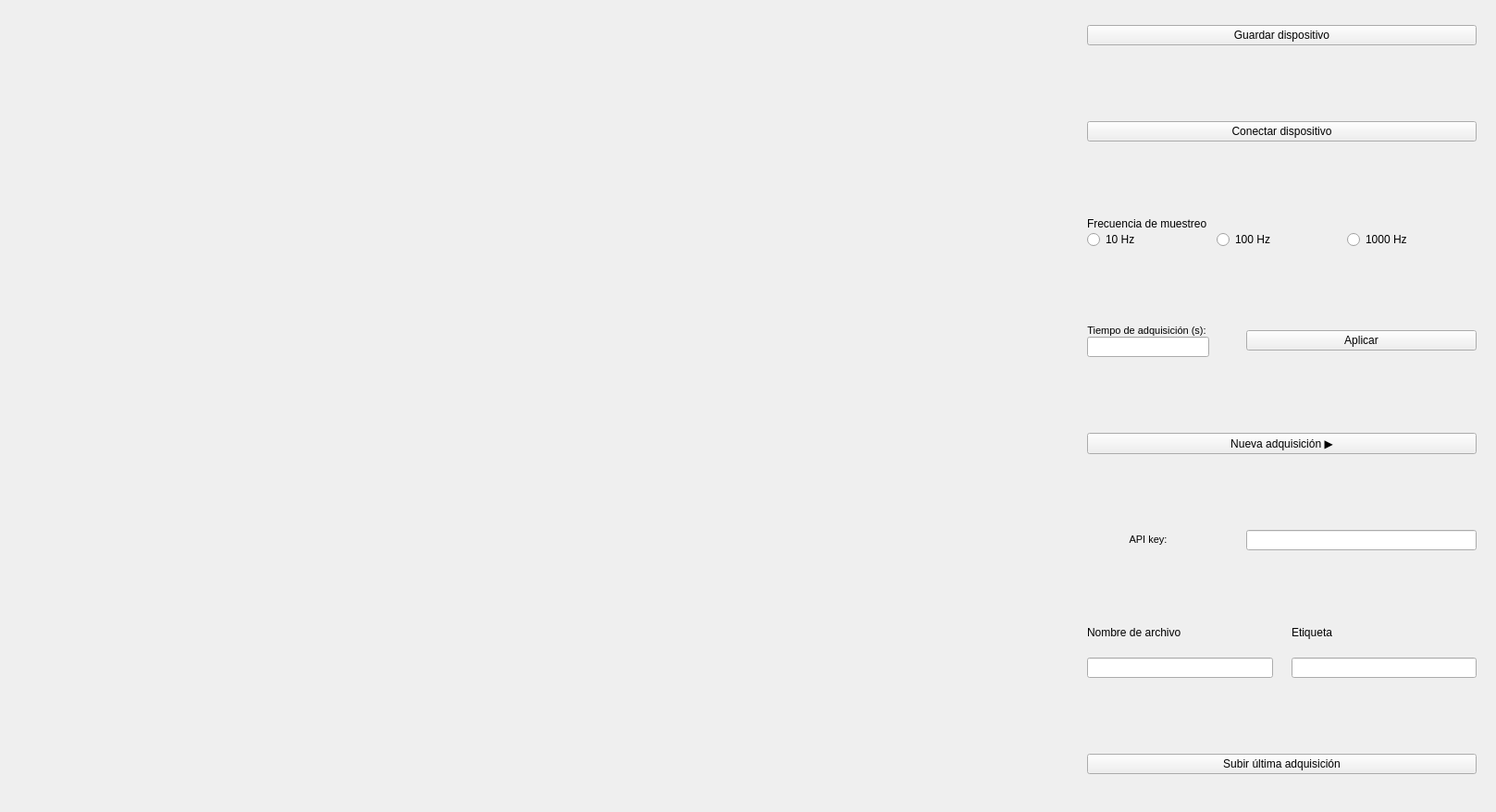
<?xml version="1.0" encoding="UTF-8"?>
<ui version="4.0">
 <class>MainWindow</class>
 <widget class="QMainWindow" name="MainWindow">
  <property name="enabled">
   <bool>true</bool>
  </property>
  <property name="geometry">
   <rect>
    <x>0</x>
    <y>0</y>
    <width>1617</width>
    <height>878</height>
   </rect>
  </property>
  <property name="minimumSize">
   <size>
    <width>800</width>
    <height>400</height>
   </size>
  </property>
  <property name="windowTitle">
   <string>MainWindow</string>
  </property>
  <widget class="QWidget" name="centralwidget">
   <widget class="QWidget" name="verticalLayoutWidget">
    <property name="geometry">
     <rect>
      <x>0</x>
      <y>70</y>
      <width>1151</width>
      <height>731</height>
     </rect>
    </property>
    <layout class="QVBoxLayout" name="plot_lay"/>
   </widget>
   <widget class="QWidget" name="gridLayoutWidget">
    <property name="geometry">
     <rect>
      <x>1160</x>
      <y>0</y>
      <width>451</width>
      <height>871</height>
     </rect>
    </property>
    <layout class="QGridLayout" name="main_grid" rowstretch="0,0,0,0,0,0,0,0,0,0,0">
     <property name="sizeConstraint">
      <enum>QLayout::SetDefaultConstraint</enum>
     </property>
     <property name="leftMargin">
      <number>15</number>
     </property>
     <property name="topMargin">
      <number>15</number>
     </property>
     <property name="rightMargin">
      <number>15</number>
     </property>
     <property name="bottomMargin">
      <number>15</number>
     </property>
     <property name="horizontalSpacing">
      <number>40</number>
     </property>
     <property name="verticalSpacing">
      <number>70</number>
     </property>
     <item row="3" column="0" colspan="2">
      <layout class="QVBoxLayout" name="verticalLayout_3">
       <item>
        <widget class="QLabel" name="time_lab">
         <property name="enabled">
          <bool>true</bool>
         </property>
         <property name="sizePolicy">
          <sizepolicy hsizetype="Preferred" vsizetype="Fixed">
           <horstretch>0</horstretch>
           <verstretch>0</verstretch>
          </sizepolicy>
         </property>
         <property name="font">
          <font>
           <family>MS Shell Dlg 2</family>
           <pointsize>8</pointsize>
           <weight>50</weight>
           <bold>false</bold>
           <kerning>true</kerning>
          </font>
         </property>
         <property name="frameShadow">
          <enum>QFrame::Raised</enum>
         </property>
         <property name="text">
          <string>Tiempo de adquisición (s): </string>
         </property>
         <property name="textFormat">
          <enum>Qt::AutoText</enum>
         </property>
         <property name="alignment">
          <set>Qt::AlignCenter</set>
         </property>
         <property name="indent">
          <number>-1</number>
         </property>
        </widget>
       </item>
       <item>
        <widget class="QLineEdit" name="time_ledit">
         <property name="sizePolicy">
          <sizepolicy hsizetype="Expanding" vsizetype="Fixed">
           <horstretch>0</horstretch>
           <verstretch>0</verstretch>
          </sizepolicy>
         </property>
         <property name="layoutDirection">
          <enum>Qt::LeftToRight</enum>
         </property>
         <property name="text">
          <string/>
         </property>
         <property name="maxLength">
          <number>100</number>
         </property>
         <property name="frame">
          <bool>true</bool>
         </property>
         <property name="alignment">
          <set>Qt::AlignLeading|Qt::AlignLeft|Qt::AlignVCenter</set>
         </property>
         <property name="dragEnabled">
          <bool>false</bool>
         </property>
        </widget>
       </item>
      </layout>
     </item>
     <item row="8" column="2">
      <widget class="QLineEdit" name="apik_ledit">
       <property name="sizePolicy">
        <sizepolicy hsizetype="Expanding" vsizetype="Fixed">
         <horstretch>0</horstretch>
         <verstretch>0</verstretch>
        </sizepolicy>
       </property>
      </widget>
     </item>
     <item row="2" column="0" colspan="3">
      <layout class="QVBoxLayout" name="rblay1">
       <item>
        <widget class="QLabel" name="label">
         <property name="sizePolicy">
          <sizepolicy hsizetype="Preferred" vsizetype="Fixed">
           <horstretch>0</horstretch>
           <verstretch>0</verstretch>
          </sizepolicy>
         </property>
         <property name="text">
          <string>Frecuencia de muestreo</string>
         </property>
        </widget>
       </item>
       <item>
        <layout class="QHBoxLayout" name="rblay2">
         <property name="sizeConstraint">
          <enum>QLayout::SetDefaultConstraint</enum>
         </property>
         <property name="topMargin">
          <number>0</number>
         </property>
         <item>
          <widget class="QRadioButton" name="fsrb_10">
           <property name="text">
            <string>10 Hz</string>
           </property>
          </widget>
         </item>
         <item>
          <widget class="QRadioButton" name="fsrb_100">
           <property name="text">
            <string>100 Hz</string>
           </property>
          </widget>
         </item>
         <item>
          <widget class="QRadioButton" name="fsrb_1000">
           <property name="text">
            <string>1000 Hz</string>
           </property>
          </widget>
         </item>
        </layout>
       </item>
      </layout>
     </item>
     <item row="10" column="0" colspan="3">
      <widget class="QPushButton" name="upload_b">
       <property name="text">
        <string>Subir última adquisición</string>
       </property>
      </widget>
     </item>
     <item row="3" column="2">
      <widget class="QPushButton" name="apply_t_b">
       <property name="text">
        <string>Aplicar</string>
       </property>
      </widget>
     </item>
     <item row="7" column="0" colspan="3">
      <widget class="QPushButton" name="start_b">
       <property name="text">
        <string>Nueva adquisición ▶</string>
       </property>
      </widget>
     </item>
     <item row="9" column="0" colspan="3">
      <layout class="QHBoxLayout" name="horizontalLayout">
       <property name="spacing">
        <number>20</number>
       </property>
       <item>
        <layout class="QVBoxLayout" name="verticalLayout_2">
         <item>
          <widget class="QLabel" name="label_3">
           <property name="sizePolicy">
            <sizepolicy hsizetype="Preferred" vsizetype="Fixed">
             <horstretch>0</horstretch>
             <verstretch>0</verstretch>
            </sizepolicy>
           </property>
           <property name="text">
            <string>Nombre de archivo</string>
           </property>
          </widget>
         </item>
         <item>
          <widget class="QLineEdit" name="fname_ledit">
           <property name="sizePolicy">
            <sizepolicy hsizetype="Expanding" vsizetype="Fixed">
             <horstretch>0</horstretch>
             <verstretch>0</verstretch>
            </sizepolicy>
           </property>
          </widget>
         </item>
        </layout>
       </item>
       <item>
        <layout class="QVBoxLayout" name="verticalLayout">
         <item>
          <widget class="QLabel" name="label_2">
           <property name="sizePolicy">
            <sizepolicy hsizetype="Preferred" vsizetype="Fixed">
             <horstretch>0</horstretch>
             <verstretch>0</verstretch>
            </sizepolicy>
           </property>
           <property name="text">
            <string>Etiqueta</string>
           </property>
          </widget>
         </item>
         <item>
          <widget class="QLineEdit" name="label_ledit">
           <property name="sizePolicy">
            <sizepolicy hsizetype="Expanding" vsizetype="Fixed">
             <horstretch>0</horstretch>
             <verstretch>0</verstretch>
            </sizepolicy>
           </property>
          </widget>
         </item>
        </layout>
       </item>
      </layout>
     </item>
     <item row="1" column="0" colspan="3">
      <widget class="QPushButton" name="connect_b">
       <property name="text">
        <string>Conectar dispositivo</string>
       </property>
      </widget>
     </item>
     <item row="8" column="0" colspan="2">
      <widget class="QLabel" name="apikey_lab">
       <property name="enabled">
        <bool>true</bool>
       </property>
       <property name="sizePolicy">
        <sizepolicy hsizetype="Expanding" vsizetype="Fixed">
         <horstretch>0</horstretch>
         <verstretch>0</verstretch>
        </sizepolicy>
       </property>
       <property name="font">
        <font>
         <family>MS Shell Dlg 2</family>
         <pointsize>8</pointsize>
         <weight>50</weight>
         <bold>false</bold>
         <kerning>true</kerning>
        </font>
       </property>
       <property name="frameShadow">
        <enum>QFrame::Raised</enum>
       </property>
       <property name="text">
        <string>API key:</string>
       </property>
       <property name="textFormat">
        <enum>Qt::AutoText</enum>
       </property>
       <property name="alignment">
        <set>Qt::AlignCenter</set>
       </property>
       <property name="indent">
        <number>-1</number>
       </property>
      </widget>
     </item>
     <item row="0" column="0" colspan="3">
      <widget class="QPushButton" name="save_b">
       <property name="text">
        <string>Guardar dispositivo</string>
       </property>
      </widget>
     </item>
    </layout>
   </widget>
  </widget>
 </widget>
 <resources/>
 <connections/>
</ui>
